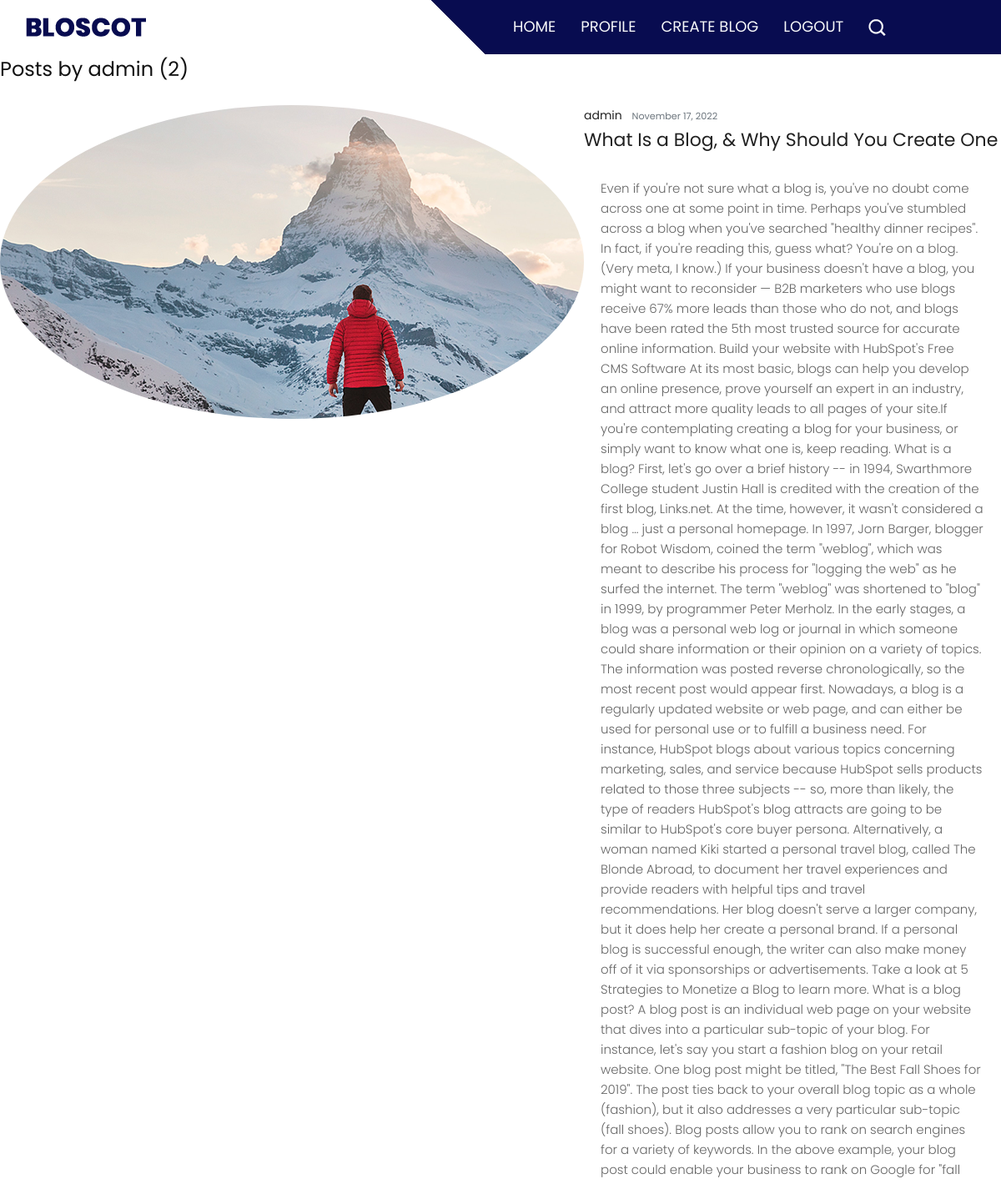
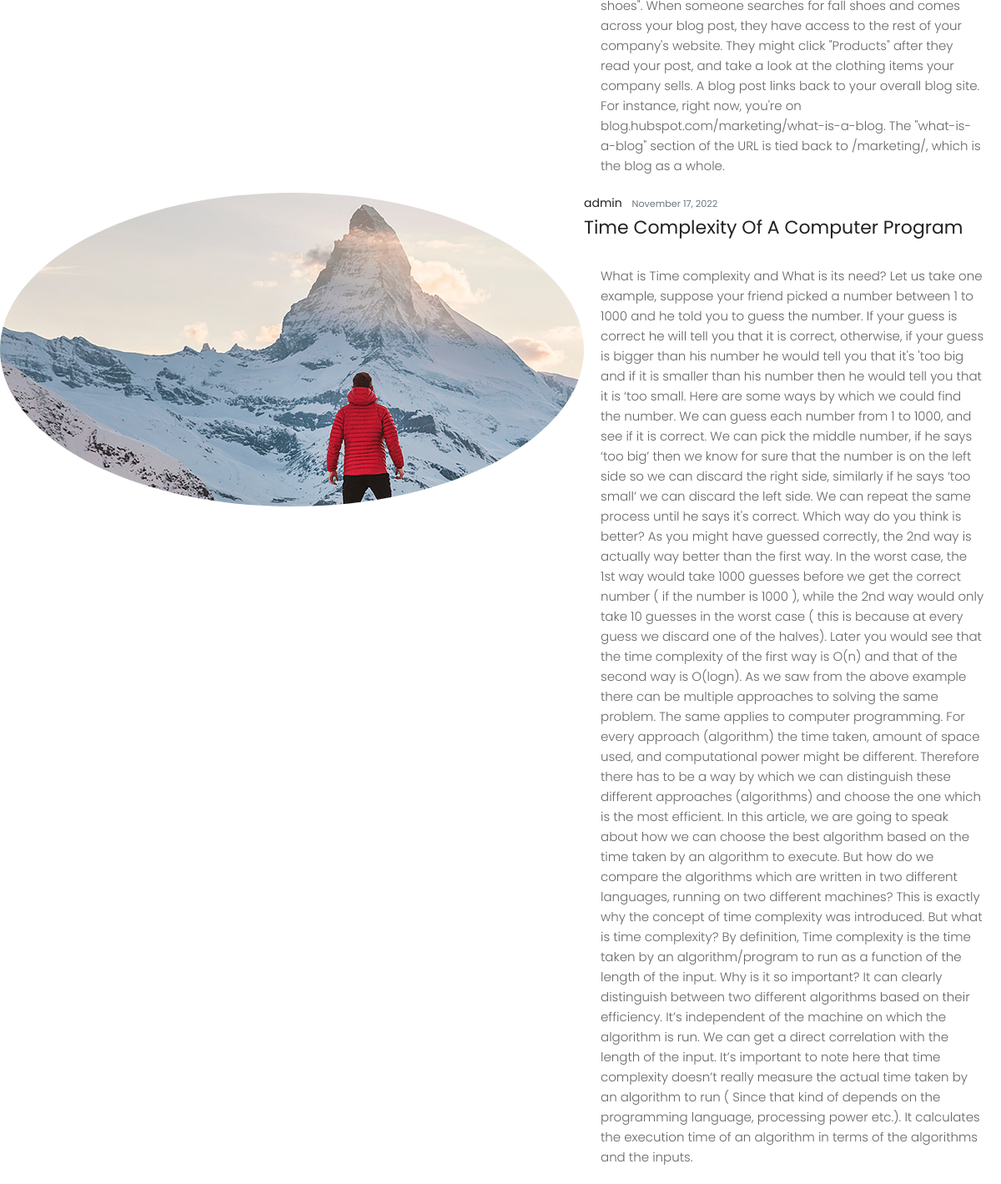
/user/admin/ (signed in), run on the app's committed database (2 pictures, top to bottom).
### blog/models.py (models this page shows, shortened)
class Post(models.Model):
    title = models.CharField(max_length=100)
    context = models.TextField()
    date = models.DateTimeField(default=timezone.now)
    author = models.ForeignKey(User, on_delete=models.CASCADE)

### users/models.py (models this page shows, shortened)
class Profile(models.Model):
    user = models.OneToOneField(User, on_delete=models.CASCADE)
    image = models.ImageField(default="default.jpg", upload_to="profile_pics")

### blog/views.py (the view)
# urls.py: path("user/<str:username>/", UserPostListView.as_view(), name="user-posts"),
class UserPostListView(ListView):
    model = Post
    template_name = "blog/user_post.html"  # <app>/<model>_<viewtype>.html
    context_object_name = "posts"
    paginate_by = 3
    def get_queryset(self):
        user = get_object_or_404(User, username=self.kwargs.get("username"))
        return Post.objects.filter(author=user).order_by("-date")

### templates/blog/user_post.html (shortened to what this page needs)
{% extends "blog/base.html" %}
{% load static %}
{% block content %}
<h1 class="mb-3">Posts by {{ view.kwargs.username }} ({{ page_obj.paginator.count }})</h1>
{% for post in posts %}
<article class="media content-section">
  <img class="rounded-circle article-img" src="{{ post.author.profile.image.url }}">
  <div class="media-body">
    <div class="article-metadata">
      <a class="mr-2" href="{% url 'user-posts' post.author.username %}">{{ post.author }}</a>
      <small class="text-muted">{{ post.date|date:"F d, Y" }}</small>
    </div>
    <h2><a class="article-title" href="{% url 'post-detail' post.id %}">{{ post.title }}</a></h2>
    <p class="article-content">{{ post.context }}</p>
  </div>
</article>
{% endfor %}
  {% endblock content%}

### static/css/style.css (style rules this page uses)
* { box-sizing: border-box !important; transition: ease all 0.5s; }
html { scroll-behavior: smooth; }
body { color: #666666; font-size: 14px; font-family: Poppins; line-height: 1.80857; font-weight: normal; overflow-x: hidden; }
a { color: #1f1f1f; text-decoration: none !important; outline: none !important; -webkit-transition: all .3s ease-in-out; -moz-transition: all .3s ease-in-out; -ms-transition: all .3s ease-in-out; -o-transition: all .3s ease-in-out; transition: all .3s ease-in-out; }
h1, h2, h3, h4, h5, h6 { letter-spacing: 0; font-weight: normal; position: relative; padding: 0 0 10px 0; font-weight: normal; line-height: normal; color: #111111; margin: 0 }
h1 { font-size: 24px }
h2 { font-size: 22px }
*, *::after, *::before { -webkit-box-sizing: border-box; -moz-box-sizing: border-box; box-sizing: border-box; }
h1 a, h2 a, h3 a, h4 a, h5 a, h6 a { color: #212121; text-decoration: none!important; opacity: 1 }
p { margin: 20px; font-weight: 300; font-size: 15px; line-height: 24px; }
a { color: #222222; text-decoration: none; outline: none !important; }
a, .btn { text-decoration: none !important; outline: none !important; -webkit-transition: all .3s ease-in-out; -moz-transition: all .3s ease-in-out; -ms-transition: all .3s ease-in-out; -o-transition: all .3s ease-in-out; transition: all .3s ease-in-out; }
img { max-width: 100%; height: auto; }

### data on the page
Post: author.profile.image (picture), author "admin", date "November 17, 2022", title "What Is a Blog, & Why Should You Create One", context "Even if you're not sure what a blog is, you've no doubt come across one at some point in time. Perhaps you've stumbled across a blog when you've searched \"healthy dinner recipes\". In fact, if you're reading this, guess what? You're on a blog. (Very meta, I know.) If your business doesn't have a blog, you might want to reconsider — B2B marketers who use blogs receive 67% more leads than those who do not, and blogs have been rated the 5th most trusted source for accurate online information. Build your website with HubSpot's Free CMS Software At its most basic, blogs can help you develop an online presence, prove yourself an expert in an industry, and attract more quality leads to all pages of…"
Post: author.profile.image (picture), author "admin", date "November 17, 2022", title "Time Complexity Of A Computer Program", context "What is Time complexity and What is its need? Let us take one example, suppose your friend picked a number between 1 to 1000 and he told you to guess the number. If your guess is correct he will tell you that it is correct, otherwise, if your guess is bigger than his number he would tell you that it's 'too big and if it is smaller than his number then he would tell you that it is ‘too small. Here are some ways by which we could find the number. We can guess each number from 1 to 1000, and see if it is correct. We can pick the middle number, if he says ‘too big’ then we know for sure that the number is on the left side so we can discard the right side, similarly if he says ‘too small’ we can…"

### other printed values
{{ view.kwargs.username }} "admin"
{{ page_obj.paginator.count }} "2"
